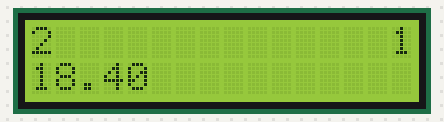
A sketch run on a simulated Arduino Uno, built with avr-gcc and run on an emulated ATmega328P. Parts: 16×2 character LCD. No radio packets arrive unless stated.

Above: at 2.2 s.
At 6.2 s:
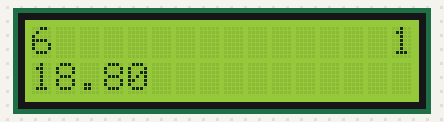
At 11.3 s:
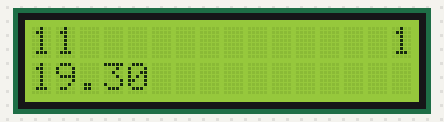
At 20.4 s:
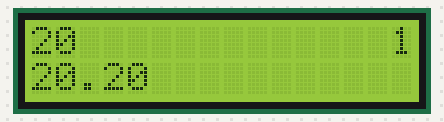
At 29.5 s:
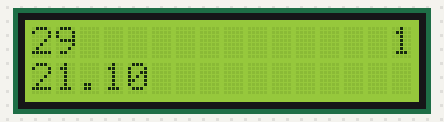
At 38.6 s:
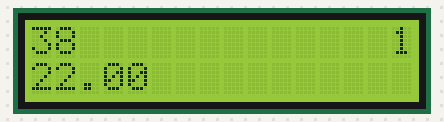

The sketch:

RF_send.ino
```cpp
#include <Wire.h>
#include <LiquidCrystal_I2C.h>
#include <SPI.h>
#include "RF24.h"

LiquidCrystal_I2C lcd(0x27, 16, 2);
RF24 myRadio (7, 8);

struct package {
  int id = 1;
  float temperature = 18.3;
  char  text[100] = "Text to be transmitted";
};

const byte address[6] = "00001";
typedef struct package Package;
Package data;

void setup() {
  // LCD Setup
  lcd.init();
  lcd.begin(16,2);
  lcd.backlight();

  Serial.begin(115200);
  delay(1000);

  myRadio.begin();
  myRadio.openWritingPipe(address);
  myRadio.setPALevel(RF24_PA_MIN);
  myRadio.stopListening();

  delay(1000);
}

void loop() {
  bool result = myRadio.isChipConnected();
  lcd.setCursor(15, 0);
  lcd.print(result);

  myRadio.write(&data, sizeof(data));

  //Serial.print("\nPackage:");
  //Serial.print(data.id);
  //Serial.print("\n");
  //Serial.println(data.temperature);
  //Serial.println(data.text);
  data.id = data.id + 1;
  data.temperature = data.temperature+0.1;

  lcd.setCursor(0, 0);
  lcd.print(data.id);
  lcd.setCursor(0, 1);
  lcd.print(data.temperature);

  delay(1000);
}
```

Measured:
- what the display in image 0 shows lasts 1.1 s, from 2.1 s to 3.2 s
